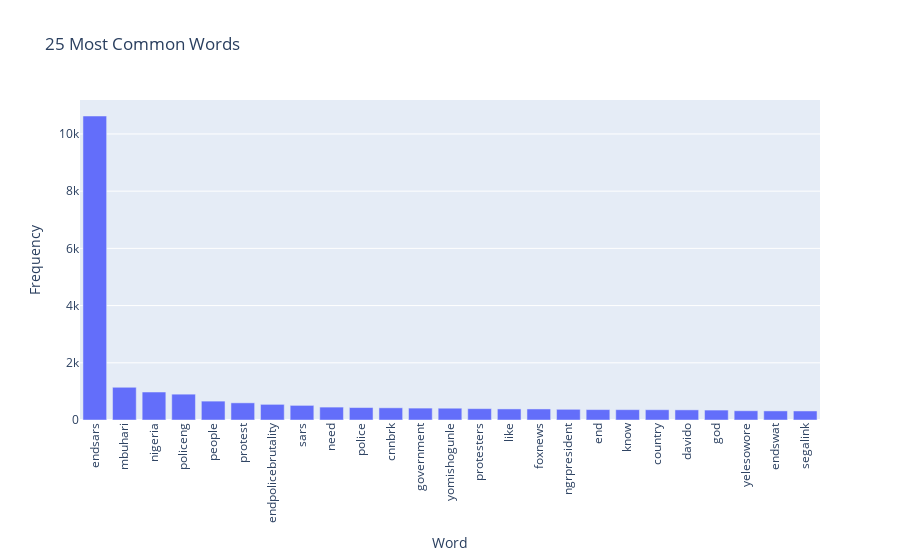

Notebook cell for this chart:
### Code cell
# Flatten the list of tokens and count the frequency of each token
all_tokens = [token for sublist in processed_text for token in sublist]
token_freq = Counter(all_tokens)

# Get the 50 most common words
common_tokens = token_freq.most_common(25)

# Convert to a DataFrame for easier plotting
common_tokens_df = pd.DataFrame(common_tokens, columns=['Word', 'Frequency'])

# Plotting with Plotly
fig = px.bar(common_tokens_df, x='Word', y='Frequency', title='25 Most Common Words')
fig.update_layout(xaxis_tickangle=-90)
fig.show()

### Figure 1 — Plotly figure (JSON) as saved in the notebook; plotly's stock layout.template omitted (floating-point values rounded to 4 significant figures)
{"data": [{"alignmentgroup": "True", "hovertemplate": "Word=%{x}<br>Frequency=%{y}<extra></extra>", "legendgroup": "", "marker": {"color": "#636efa", "pattern": {"shape": ""}}, "name": "", "offsetgroup": "", "orientation": "v", "showlegend": false, "textposition": "auto", "type": "bar", "x": ["endsars", "mbuhari", "nigeria", "policeng", "people", "protest", "endpolicebrutality", "sars", "need", "police", "cnnbrk", "government", "yomishogunle", "protesters", "like", "foxnews", "ngrpresident", "end", "know", "country", "davido", "god", "yelesowore", "endswat", "segalink"], "xaxis": "x", "y": [10627, 1144, 978, 903, 660, 600, 547, 511, 451, 435, 426, 416, 412, 397, 387, 386, 374, 364, 361, 359, 354, 347, 323, 318, 316], "yaxis": "y"}], "layout": {"barmode": "relative", "legend": {"tracegroupgap": 0}, "title": {"text": "25 Most Common Words"}, "xaxis": {"anchor": "y", "domain": [0, 1], "tickangle": -90, "title": {"text": "Word"}}, "yaxis": {"anchor": "x", "domain": [0, 1], "title": {"text": "Frequency"}}}}
